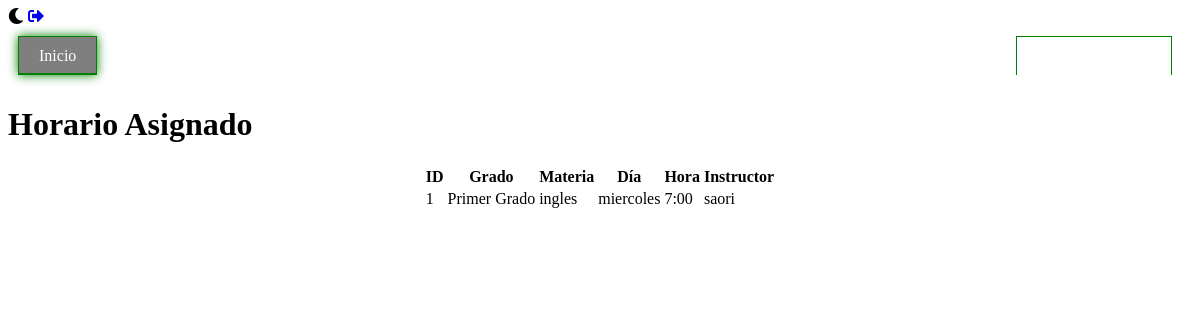
Page /aprendiz/horario.php on the committed database.
### tables this page shows
CREATE TABLE `horarios_aprendiz` (
  `id` int(11) NOT NULL,
  `grado_id` int(11) NOT NULL,
  `materia` varchar(50) NOT NULL,
  `dia` varchar(20) NOT NULL,
  `hora` varchar(20) NOT NULL,
  `instructor` varchar(50) NOT NULL
);

CREATE TABLE `grados` (
  `id` int(11) NOT NULL,
  `nombre` varchar(45) NOT NULL,
  `ciclo` varchar(45) NOT NULL
);

### aprendiz/horario.php (the view, shortened to what this page needs)
<?php
$servername = "localhost";
$username = "root";
$password = "";
$dbname = "rist";
$conn = new mysqli($servername, $username, $password, $dbname);
$sql = "SELECT horarios_aprendiz.id, grados.nombre AS grado, horarios_aprendiz.materia, horarios_aprendiz.dia, horarios_aprendiz.hora, horarios_aprendiz.instructor
        FROM horarios_aprendiz
        INNER JOIN grados ON horarios_aprendiz.grado_id = grados.id";
$result = $conn->query($sql);
?>
<!DOCTYPE html>
<html>
<head>
    <link rel="stylesheet" href="../css/d.css">
    <link rel="stylesheet" href="../css/form.css">
    <link rel="stylesheet" href="../css/navbar.css">
    <link rel="stylesheet" href="../css/mode-dark.css">
    <link rel="stylesheet" href="https://cdnjs.cloudflare.com/ajax/libs/font-awesome/5.15.3/css/all.min.css">
</head>
<body>
<div>
    <i class="fas fa-moon dark-mode-icon"></i>
    <a href="../login/logout.php"><i class="fas fa-sign-out-alt logout-icon"></i></a>
</div>
<nav class="navbar">
    <a href="inicio.php" class="nav-link active">Inicio</a>
    <a href="horario.php" class="nav-link">Horario Asignado</a>
</nav>
<div class="container">
    <h1>Horario Asignado</h1>
    <center>
        <table>
            <tr>
                <th>ID</th>
                <th>Grado</th>
                <th>Materia</th>
                <th>Día</th>
                <th>Hora</th>
                <th>Instructor</th>
            </tr>
            <?php
            if ($result->num_rows > 0) {
                while ($row = $result->fetch_assoc()) {
                    echo "<tr>";
                    echo "<td>" . $row["id"] . "</td>";
                    echo "<td>" . $row["grado"] . "</td>";
                    echo "<td>" . $row["materia"] . "</td>";
                    echo "<td>" . $row["dia"] . "</td>";
                    echo "<td>" . $row["hora"] . "</td>";
                    echo "<td>" . $row["instructor"] . "</td>";
                    echo "</tr>";
                }
            } else {
                echo "<tr><td colspan='6'>No se encontraron horarios asignados.</td></tr>";
            }
            ?>
        </table>
    </center>
</div>
</body>
</html>

### css/d.css (style rules this page uses)
.navbar { background-color: #333; color: #fff; padding: 10px; display: flex; justify-content: space-between; align-items: center; }
.navbar a { color: #fff; text-decoration: none; margin-right: 10px; }

### css/navbar.css (style rules this page uses)
.navbar { display: flex; justify-content: space-between; background: transparent; }
.nav-link { padding: 10px 20px; color: green; text-decoration: none; border: 1px solid green; border-bottom: none; position: relative; transition: background-color 0.3s ease-in-out; }
.nav-link.active { background-color: rgba(0, 0, 0, 0.5); box-shadow: 0 0 10px green; }
.nav-link:before { content: ""; position: absolute; bottom: 0; left: 0; width: 100%; height: 2px; background: green; transform: scaleX(0); transition: transform 0.3s ease-in-out; }
.nav-link:hover:before, .nav-link.active:before { transform: scaleX(1); }

### rows in the picture
horarios_aprendiz: id "1", grado.nombre "Primer Grado", materia "ingles", dia "miercoles", hora "7:00", instructor "saori"
